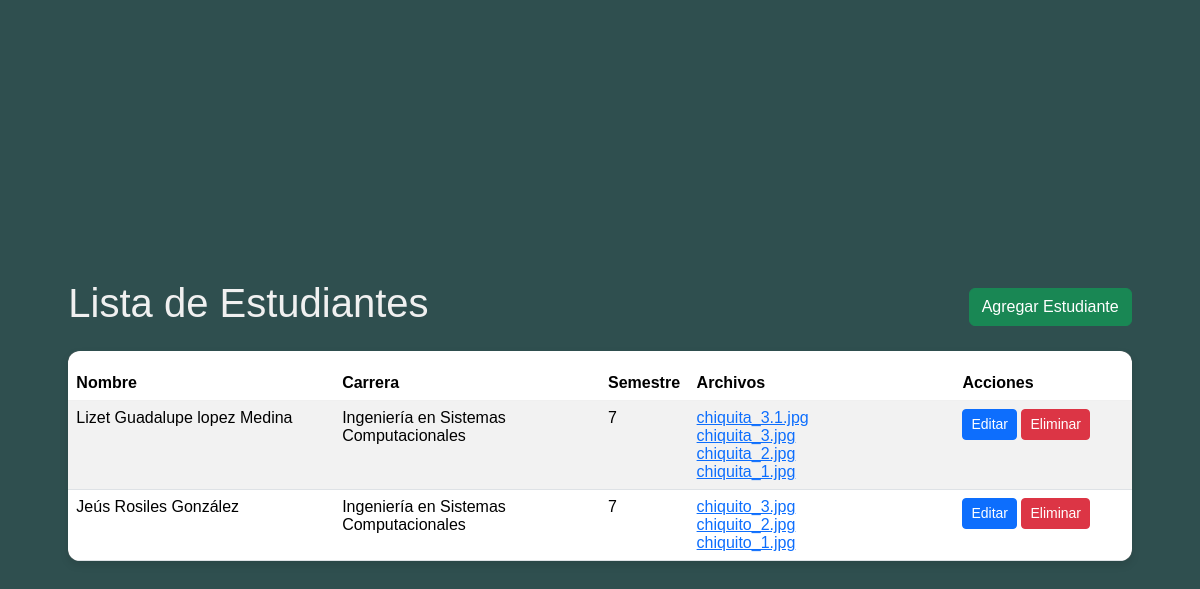
Before: / with the older database file.
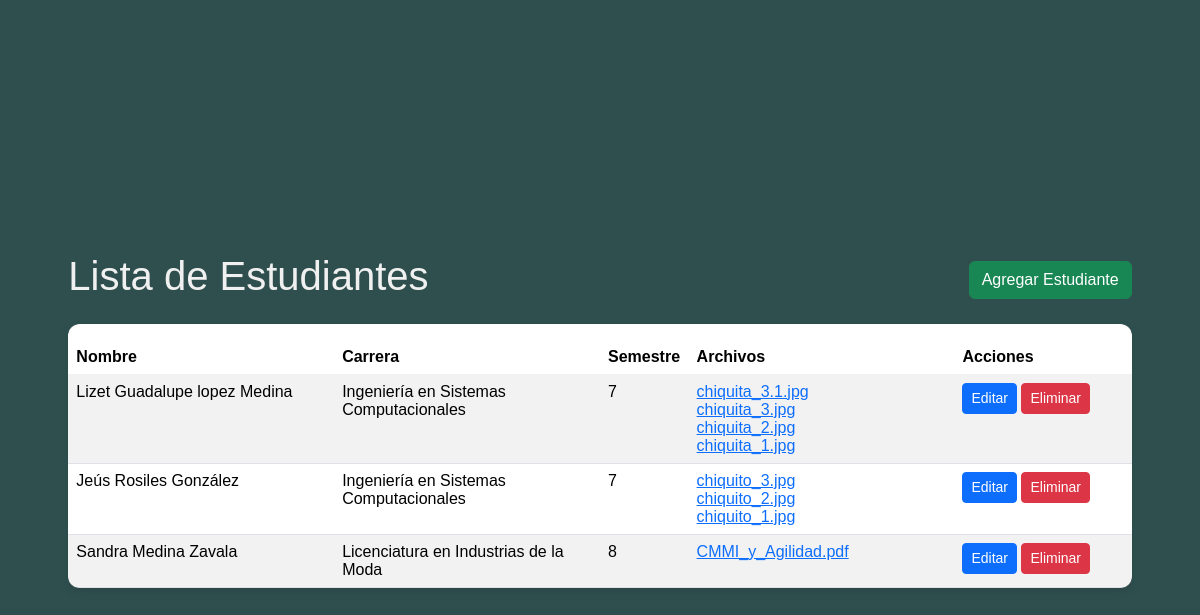
After: the same page with the newer database file.
### archivos/models.py (models this page shows, shortened)
class Estudiante(models.Model):
    id = models.AutoField(primary_key=True)
    nombre = models.CharField(max_length=100)
    carrera = models.CharField(max_length=100)
    semestre = models.IntegerField()

class Archivos(models.Model):
    estudiante = models.ForeignKey(Estudiante, on_delete=models.CASCADE)
    archivo = models.FileField(upload_to='archivos/')

### archivos/views.py (the view)
# urls.py: path("", lista_estudiantes, name="lista_estudiantes"),
def lista_estudiantes(request):
    estudiantes = Estudiante.objects.all()
    for estudiante in estudiantes:
        estudiante.archivos = Archivos.objects.filter(estudiante=estudiante)
    return render(request, "lista_estudiantes.html", {"estudiantes": estudiantes})

### archivos/templates/lista_estudiantes.html (shortened to what this page needs)
<html>
    <head>
        <link href="https://cdn.jsdelivr.net/npm/bootstrap@5.3.8/dist/css/bootstrap.min.css" rel="stylesheet">
    </head>
    <body>
        <div class="d-flex justify-content-between mb-3 col-11 justify-content-center align-items-center">
            <h1>Lista de Estudiantes</h1>
            <a href="{% url 'crear_estudiante' %}" class="btn btn-success">Agregar Estudiante</a>
        </div>
        <div class="container col-11 hola" style="overflow-y: auto;">
            <table class="table table-striped" style="width: 100%; table-layout: fixed;">
                <thead>
                    <tr style=" height: 50px">
                        <th class="regular">Nombre</th>
                        <th class="regular">Carrera</th>
                        <th class="semestre">Semestre</th>
                        <th class="regular">Archivos</th>
                        <th class="acciones">Acciones</th>
                    </tr>
                </thead>
                <tbody>
                    {% for estudiante in estudiantes %}
                    <tr>
                        <td class="regular">{{ estudiante.nombre }}</td>
                        <td class="regular">{{ estudiante.carrera }}</td>
                        <td class="semestre">{{ estudiante.semestre }}</td>
                        <td class="archivos" style="word-wrap: break-word;">
                        {% for archivo in estudiante.archivos %}
                            <a href="{{ archivo.archivo.url }}" target="_blank">{{ archivo.archivo.name|cut:'archivos/' }}</a><br>
                        {% empty %}
                            Sin archivos
                        {% endfor %}
                        </td>
                        <td class="regular">
                            <a href="{% url 'editar_estudiante' estudiante.id %}" class="btn btn-primary btn-sm">Editar</a>
                            <a href="{% url 'eliminar_estudiante' estudiante.id %}" class="btn btn-danger btn-sm">Eliminar</a>
                        </td>
                    </tr>
                    {% empty %}
                    <tr>
                        <td colspan="5">No hay estudiantes registrados.</td>
                    </tr>
                    {% endfor %}
                </tbody>
            </table>
        </div>
    </body>
</html>

### archivos/templates/lista_estudiantes.html (style rules this page uses)
body { font-family: Arial, sans-serif; margin: 20px; height: 100vh; box-sizing: border-box; display: flex; justify-content: center; align-items: center; background-color: #2F4F4F; color: #F0F0F0; flex-direction: column; }
.hola { background-color: #465B5B; border-radius: 10px; box-shadow: 0 4px 8px rgba(0, 0, 0, 0.1); max-height: 80%; padding: 0px !important; }
.table { background-color: #606565ff; border-radius: 12px; overflow: hidden; margin: 0px !important; }
thead th { background-color: #2F4F4F; color: #F0F0F0; border-bottom: 2px solid #F0F0F0; }
.regular { width: 30%; }
.semestre { width: 10%; }
.acciones { width: 20%; }

Changed rows visible on the page:
added Estudiante: nombre "Sandra Medina Zavala", carrera "Licenciatura en Industrias de la Moda", semestre "8"
added Archivos: archivo.name "CMMI_y_Agilidad.pdf", shown under "Sandra Medina Zavala"
